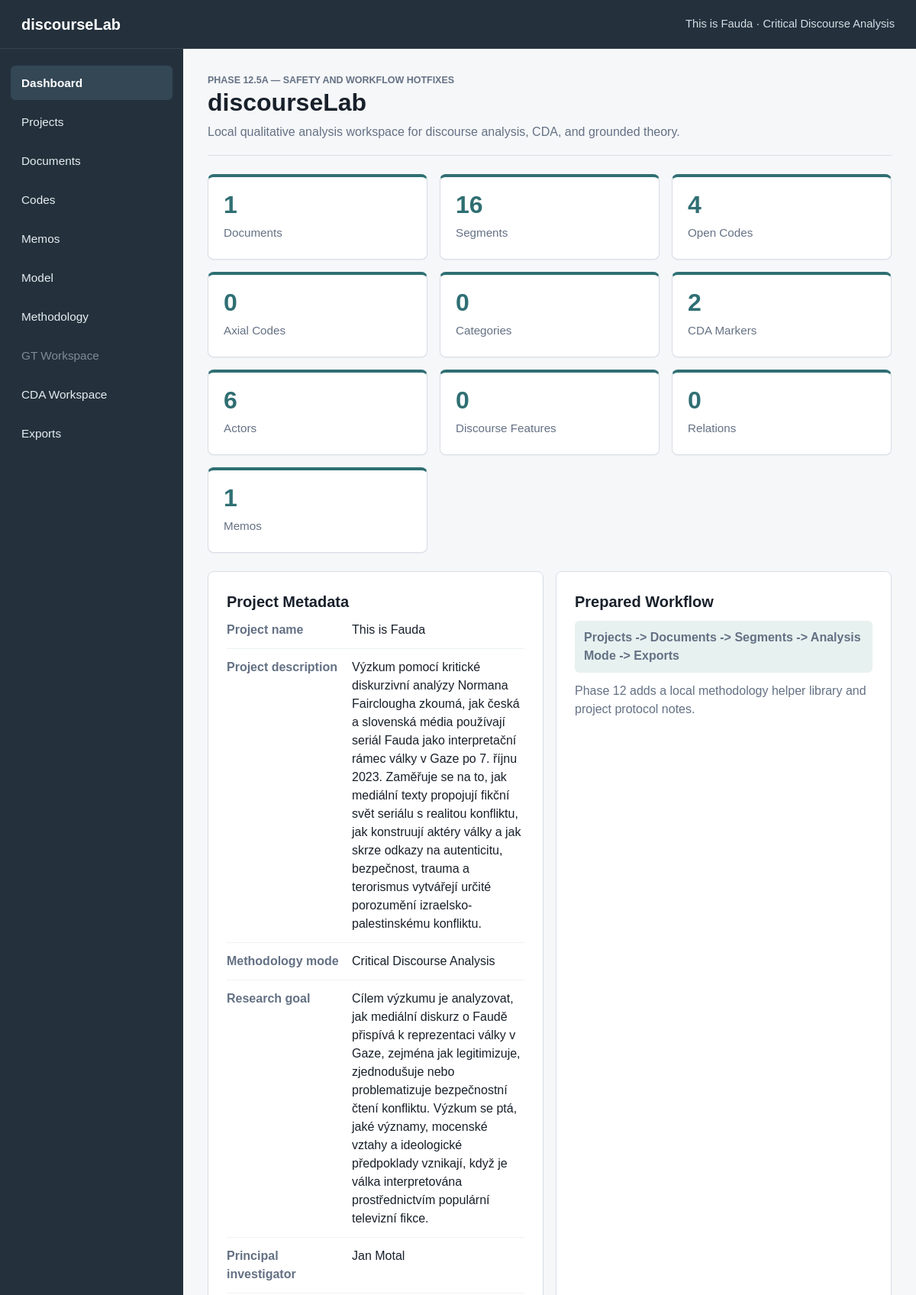
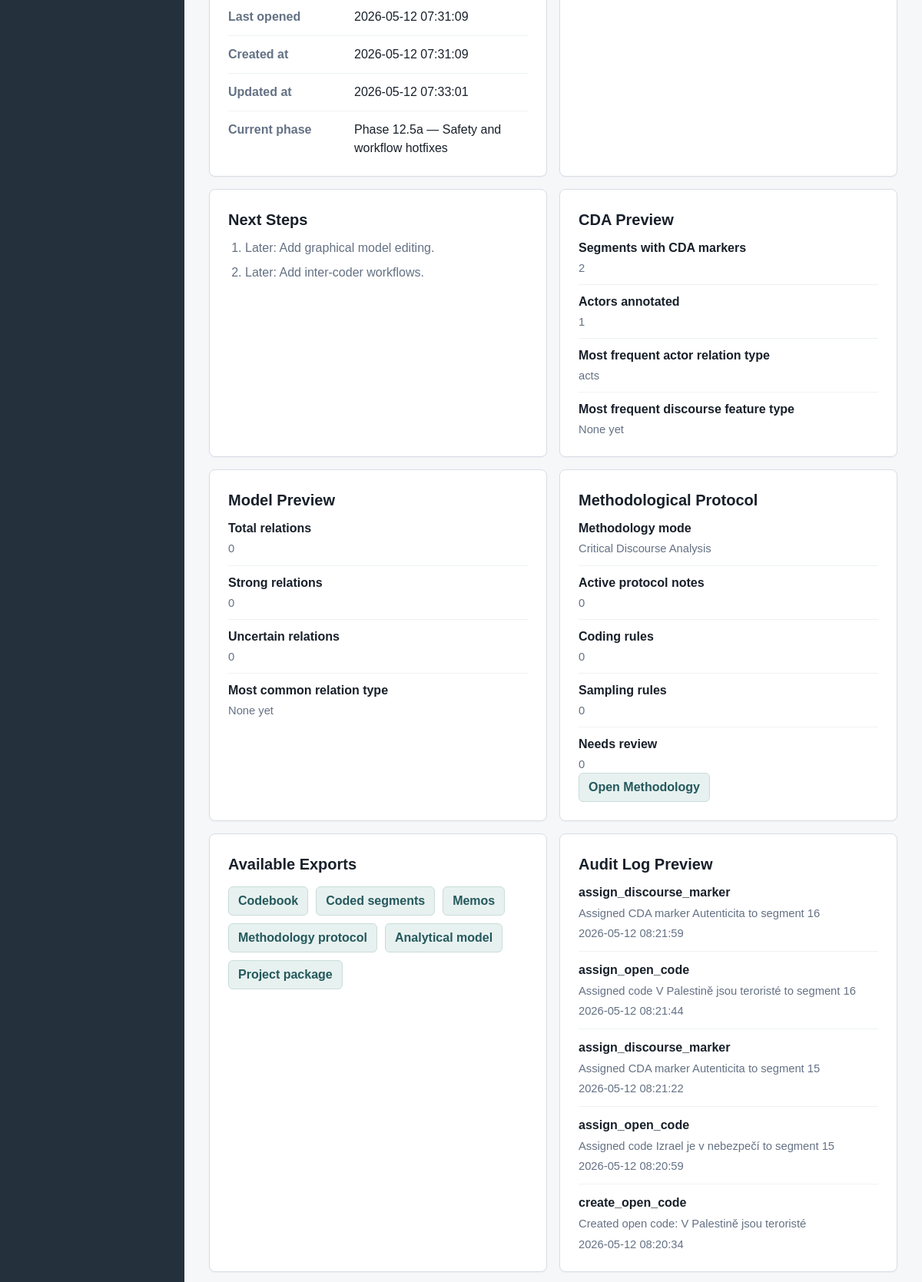
The page / (upper part) on the database its author committed (2 pictures, top to bottom).
### tables this page shows
CREATE TABLE projects (
    id INTEGER PRIMARY KEY AUTOINCREMENT,
    name TEXT NOT NULL,
    description TEXT,
    created_at TEXT NOT NULL DEFAULT CURRENT_TIMESTAMP,
    updated_at TEXT NOT NULL DEFAULT CURRENT_TIMESTAMP
, methodology_mode TEXT NOT NULL DEFAULT 'mixed', status TEXT NOT NULL DEFAULT 'active', last_opened_at TEXT, research_goal TEXT, principal_investigator TEXT);

CREATE TABLE audit_log (
    id INTEGER PRIMARY KEY AUTOINCREMENT,
    project_id INTEGER,
    entity_type TEXT NOT NULL,
    entity_id INTEGER,
    action TEXT NOT NULL,
    details TEXT,
    created_at TEXT NOT NULL DEFAULT CURRENT_TIMESTAMP,
    FOREIGN KEY (project_id) REFERENCES projects (id) ON DELETE SET NULL
);

### app.py (the view)
    @app.route("/")
    def dashboard():
        active_project = get_active_project()
        counts = get_dashboard_counts(active_project["id"])
        audit_entries = get_latest_audit_entries(active_project["id"])
        latest_documents = get_latest_documents(active_project["id"])
        latest_segments = get_latest_segments(active_project["id"])
        latest_open_codes = get_latest_open_codes(active_project["id"])
        latest_coded_segments = get_latest_coded_segments(active_project["id"])
        latest_memos = get_latest_memos(active_project["id"])
        codes_missing_definitions = get_codes_missing_definitions(active_project["id"])
        gt_preview = get_gt_structure_preview(active_project["id"])
        cda_preview = get_cda_dashboard_preview(active_project["id"])
        model_preview = get_model_dashboard_preview(active_project["id"])
        methodology_counts = get_methodology_note_counts(active_project["id"])
        return render_template(
            "dashboard.html",
            title="Dashboard",
            active_page="dashboard",
            active_project=active_project,
            counts=counts,
            audit_entries=audit_entries,
            latest_documents=latest_documents,
            latest_segments=latest_segments,
            latest_open_codes=latest_open_codes,
            latest_coded_segments=latest_coded_segments,
            latest_memos=latest_memos,
            codes_missing_definitions=codes_missing_definitions,
            gt_preview=gt_preview,
            cda_preview=cda_preview,
            model_preview=model_preview,
            methodology_counts=methodology_counts,
            current_phase=CURRENT_PHASE_LABEL,
            export_links=get_dashboard_export_links(),
            memo_type_labels=MEMO_TYPES,
            memo_status_labels=MEMO_STATUSES,
        )

### app.py (called while the page is built)
def get_db() -> sqlite3.Connection:
    if "db" not in g:
        g.db = sqlite3.connect(DATABASE)
        g.db.row_factory = sqlite3.Row
        g.db.execute("PRAGMA foreign_keys = ON")
    return g.db

def query_one(sql: str, params: tuple = ()) -> sqlite3.Row | None:
    return get_db().execute(sql, params).fetchone()

def query_all(sql: str, params: tuple = ()) -> list[sqlite3.Row]:
    return get_db().execute(sql, params).fetchall()

def get_project(project_id: int) -> sqlite3.Row | None:
    return query_one(
        """
        SELECT id, name, description, methodology_mode, status, last_opened_at,
               research_goal, principal_investigator, created_at, updated_at
        FROM projects
        WHERE id = ? AND status != 'deleted'
        """,
        (project_id,),
    )

def project_supports_gt(project: sqlite3.Row | dict) -> bool:
    return project["methodology_mode"] in {"gt", "mixed"}

def project_supports_cda(project: sqlite3.Row | dict) -> bool:
    return project["methodology_mode"] in {"cda", "mixed"}

def get_model_dashboard_preview(project_id: int) -> dict:
    top_relation = query_one(
        """
        SELECT relation_type, COUNT(*) AS count
        FROM relations
        WHERE project_id = ?
        GROUP BY relation_type
        ORDER BY count DESC, relation_type
        LIMIT 1
        """,
        (project_id,),
    )
    latest = get_relations_for_project(project_id, {}, limit=5)
    return {
        **get_model_counts(project_id),
        "top_relation_type": top_relation["relation_type"] if top_relation else "None yet",
        "latest_relations": latest,
    }

def get_latest_documents(project_id: int) -> list[sqlite3.Row]:
    return query_all(
        """
        SELECT title, file_type, created_at
        FROM documents
        WHERE project_id = ?
        ORDER BY datetime(created_at) DESC, id DESC
        LIMIT 5
        """,
        (project_id,),
    )

def get_latest_segments(project_id: int) -> list[sqlite3.Row]:
    return query_all(
        """
        SELECT
            COALESCE(segments.name, '') AS name,
            segments.selected_text,
            segments.created_at,
            documents.title AS document_title
        FROM segments
        JOIN documents ON documents.id = segments.document_id
        WHERE documents.project_id = ?
        ORDER BY datetime(segments.created_at) DESC, segments.id DESC
        LIMIT 5
        """,
        (project_id,),
    )

### templates/dashboard.html (shortened to what this page needs)
{% extends "base.html" %}
{% block content %}
<section class="page-header dashboard-title">
    <p class="eyebrow">{{ current_phase }}</p>
    <h1>discourseLab</h1>
    <p>Local qualitative analysis workspace for discourse analysis, CDA, and grounded theory.</p>
</section>
<section class="metrics-grid" aria-label="Project counts">
    <article class="metric-card">
        <span class="metric-value">{{ counts.documents }}</span>
        <span class="metric-label">Documents</span>
    </article>
    <article class="metric-card">
        <span class="metric-value">{{ counts.segments }}</span>
        <span class="metric-label">Segments</span>
    </article>
    <article class="metric-card">
        <span class="metric-value">{{ counts.open_codes }}</span>
        <span class="metric-label">Open Codes</span>
    </article>
    <article class="metric-card">
        <span class="metric-value">{{ counts.axial_codes }}</span>
        <span class="metric-label">Axial Codes</span>
    </article>
    <article class="metric-card">
        <span class="metric-value">{{ counts.categories }}</span>
        <span class="metric-label">Categories</span>
    </article>
    <article class="metric-card">
        <span class="metric-value">{{ counts.cda_markers }}</span>
        <span class="metric-label">CDA Markers</span>
    </article>
    <article class="metric-card">
        <span class="metric-value">{{ counts.actors }}</span>
        <span class="metric-label">Actors</span>
    </article>
    <article class="metric-card">
        <span class="metric-value">{{ counts.discourse_features }}</span>
        <span class="metric-label">Discourse Features</span>
    </article>
    <article class="metric-card">
        <span class="metric-value">{{ counts.relations }}</span>
        <span class="metric-label">Relations</span>
    </article>
    <article class="metric-card">
        <span class="metric-value">{{ counts.memos }}</span>
        <span class="metric-label">Memos</span>
    </article>
</section>
<section class="dashboard-grid">
    <article class="info-panel">
        <h2>Project Metadata</h2>
        <dl class="metadata-list">
            <div>
                <dt>Project name</dt>
                <dd>{{ active_project.name }}</dd>
            </div>
            <div>
                <dt>Project description</dt>
                <dd>{{ active_project.description }}</dd>
            </div>
            <div>
                <dt>Methodology mode</dt>
                <dd>{{ methodology_mode_labels[active_project.methodology_mode] }}</dd>
            </div>
            <div>
                <dt>Research goal</dt>
                <dd>{{ active_project.research_goal or "No research goal" }}</dd>
            </div>
            <div>
                <dt>Principal investigator</dt>
                <dd>{{ active_project.principal_investigator or "Not specified" }}</dd>
            </div>
            <div>
                <dt>Last opened</dt>
                <dd>{{ active_project.last_opened_at or "Not recorded" }}</dd>
            </div>
            <div>
                <dt>Created at</dt>
                <dd>{{ active_project.created_at }}</dd>
            </div>
            <div>
                <dt>Updated at</dt>
                <dd>{{ active_project.updated_at }}</dd>
            </div>
            <div>
                <dt>Current phase</dt>
                <dd>{{ current_phase }}</dd>
            </div>
        </dl>
    </article>
    <article class="info-panel">
        <h2>Prepared Workflow</h2>
        <p class="workflow-line">Projects -> Documents -> Segments -> Analysis Mode -> Exports</p>
        <p>
            Phase 12 adds a local methodology helper library and project protocol notes.
        </p>
    </article>
    <article class="info-panel">
        <h2>Next Steps</h2>
        <ol class="next-steps">
            <li>Later: Add graphical model editing.</li>
            <li>Later: Add inter-coder workflows.</li>
        </ol>
    </article>
    <article class="info-panel">
        <h2>CDA Preview</h2>
        <ul class="compact-list">
            <li><span>Segments with CDA markers</span><span>{{ cda_preview.segments_with_markers }}</span></li>
            <li><span>Actors annotated</span><span>{{ cda_preview.actors_annotated }}</span></li>
            <li><span>Most frequent actor relation type</span><span>{{ cda_preview.top_relation_type }}</span></li>
            <li><span>Most frequent discourse feature type</span><span>{{ cda_preview.top_feature_type }}</span></li>
        </ul>
    </article>
    <article class="info-panel">
        <h2>Model Preview</h2>
        <ul class="compact-list">
            <li><span>Total relations</span><span>{{ model_preview.total }}</span></li>
            <li><span>Strong relations</span><span>{{ model_preview.strong }}</span></li>
            <li><span>Uncertain relations</span><span>{{ model_preview.uncertain }}</span></li>
            <li><span>Most common relation type</span><span>{{ model_preview.top_relation_type }}</span></li>
        </ul>
    </article>
    <article class="info-panel">
        <h2>Methodological Protocol</h2>
        <ul class="compact-list">
            <li><span>Methodology mode</span><span>{{ methodology_mode_labels[active_project.methodology_mode] }}</span></li>
            <li><span>Active protocol notes</span><span>{{ methodology_counts.active_protocol }}</span></li>
            <li><span>Coding rules</span><span>{{ methodology_counts.coding_rules }}</span></li>
            <li><span>Sampling rules</span><span>{{ methodology_counts.sampling_rules }}</span></li>
            <li><span>Needs review</span><span>{{ methodology_counts.needs_review }}</span></li>
        </ul>
        <a class="button-secondary" href="{{ url_for('methodology') }}">Open Methodology</a>
    </article>
    <article class="info-panel">
        <h2>Available Exports</h2>
        <div class="link-row">
            {% for export_link in export_links %}
                <a class="button-secondary" href="{{ url_for(export_link.endpoint) }}">{{ export_link.label }}</a>
            {% endfor %}
        </div>
    </article>
    <article class="info-panel">
        <h2>Audit Log Preview</h2>
        {% if audit_entries %}
            <ul class="audit-list">
                {% for entry in audit_entries %}
                    <li>
                        <span class="audit-action">{{ entry.action }}</span>
                        <span class="audit-details">{{ entry.details }}</span>
                        <span class="audit-time">{{ entry.created_at }}</span>
                    </li>
                {% endfor %}
            </ul>
        {% else %}
            <p>No audit log entries yet.</p>
        {% endif %}
    </article>
</section>
{% endblock %}

### templates/base.html (shortened to what this page needs)
<!doctype html>
<html lang="en">
<head>
    <link rel="stylesheet" href="{{ url_for('static', filename='style.css') }}">
</head>
<body>
    <div class="app-shell">
        <header class="topbar">
            <div class="app-name">discourseLab</div>
            <div class="app-context">
                {{ active_project.name if active_project else "No active project" }}
                {% if active_project %}· {{ methodology_mode_labels[active_project.methodology_mode] }}{% endif %}
            </div>
        </header>
        <aside class="sidebar" aria-label="Main navigation">
            <nav class="sidebar-nav">
                <a href="{{ url_for('dashboard') }}" class="{{ 'active' if active_page == 'dashboard' else '' }}">Dashboard</a>
                <a href="{{ url_for('projects') }}" class="{{ 'active' if active_page == 'projects' else '' }}">Projects</a>
                <a href="{{ url_for('documents') }}" class="{{ 'active' if active_page == 'documents' else '' }}">Documents</a>
                <a href="{{ url_for('codes') }}" class="{{ 'active' if active_page == 'codes' else '' }}">Codes</a>
                <a href="{{ url_for('memos') }}" class="{{ 'active' if active_page == 'memos' else '' }}">Memos</a>
                <a href="{{ url_for('model_builder') }}" class="{{ 'active' if active_page == 'model' else '' }}">Model</a>
                <a href="{{ url_for('methodology') }}" class="{{ 'active' if active_page == 'methodology' else '' }}">Methodology</a>
                {% if supports_gt %}
                    <a href="{{ url_for('gt_workspace') }}" class="{{ 'active' if active_page == 'gt' else '' }}">GT Workspace</a>
                {% else %}
                    <span class="nav-disabled">GT Workspace</span>
                {% endif %}
                {% if supports_cda %}
                    <a href="{{ url_for('cda_workspace') }}" class="{{ 'active' if active_page == 'cda' else '' }}">CDA Workspace</a>
                {% else %}
                    <span class="nav-disabled">CDA Workspace</span>
                {% endif %}
                <a href="{{ url_for('exports') }}" class="{{ 'active' if active_page == 'exports' else '' }}">Exports</a>
            </nav>
        </aside>
        <main class="content">
            {% block content %}{% endblock %}
        </main>
    </div>
</body>
</html>

### rows shown on the page
projects: name "This is Fauda", methodology_mode "Critical Discourse Analysis", description "Výzkum pomocí kritické diskurzivní analýzy Normana Fairclougha zkoumá, jak česká a slovenská média používají seriál Fauda jako interpretační rámec války v Gaze po 7. říjnu 2023. Zaměřuje se na to, jak mediální texty propojují fikční svět seriálu s realitou konfliktu, jak konstruují aktéry války a jak skrze odkazy na autenticitu, bezpečnost, trauma a terorismus vytvářejí určité porozumění izraelsko-palestinskému konfliktu.", research_goal "Cílem výzkumu je analyzovat, jak mediální diskurz o Faudě přispívá k reprezentaci války v Gaze, zejména jak legitimizuje, zjednodušuje nebo problematizuje bezpečnostní čtení konfliktu. Výzkum se ptá, jaké významy, mocenské vztahy a ideologické předpoklady vznikají, když je válka interpretována prostřednictvím populární televizní fikce.", principal_investigator "Jan Motal", last_opened_at "2026-05-12 07:31:09", created_at "2026-05-12 07:31:09", updated_at "2026-05-12 07:33:01"
audit_log: action "assign_discourse_marker", details "Assigned CDA marker Autenticita to segment 16", created_at "2026-05-12 08:21:59"
audit_log: action "assign_open_code", details "Assigned code V Palestině jsou teroristé to segment 16", created_at "2026-05-12 08:21:44"
audit_log: action "assign_discourse_marker", details "Assigned CDA marker Autenticita to segment 15", created_at "2026-05-12 08:21:22"
audit_log: action "assign_open_code", details "Assigned code Izrael je v nebezpečí to segment 15", created_at "2026-05-12 08:20:59"
audit_log: action "create_open_code", details "Created open code: V Palestině jsou teroristé", created_at "2026-05-12 08:20:34"

### other values the page prints
{{ current_phase }} "PHASE 12.5A — SAFETY AND WORKFLOW HOTFIXES"
{{ counts.documents }} "1"
{{ counts.segments }} "16"
{{ counts.open_codes }} "4"
{{ counts.axial_codes }} "0"
{{ counts.categories }} "0"
{{ counts.cda_markers }} "2"
{{ counts.actors }} "6"
{{ counts.discourse_features }} "0"
{{ counts.relations }} "0"
{{ counts.memos }} "1"
{{ current_phase }} "Phase 12.5a — Safety and workflow hotfixes"
{{ cda_preview.segments_with_markers }} "2"
{{ cda_preview.actors_annotated }} "1"
{{ cda_preview.top_relation_type }} "acts"
